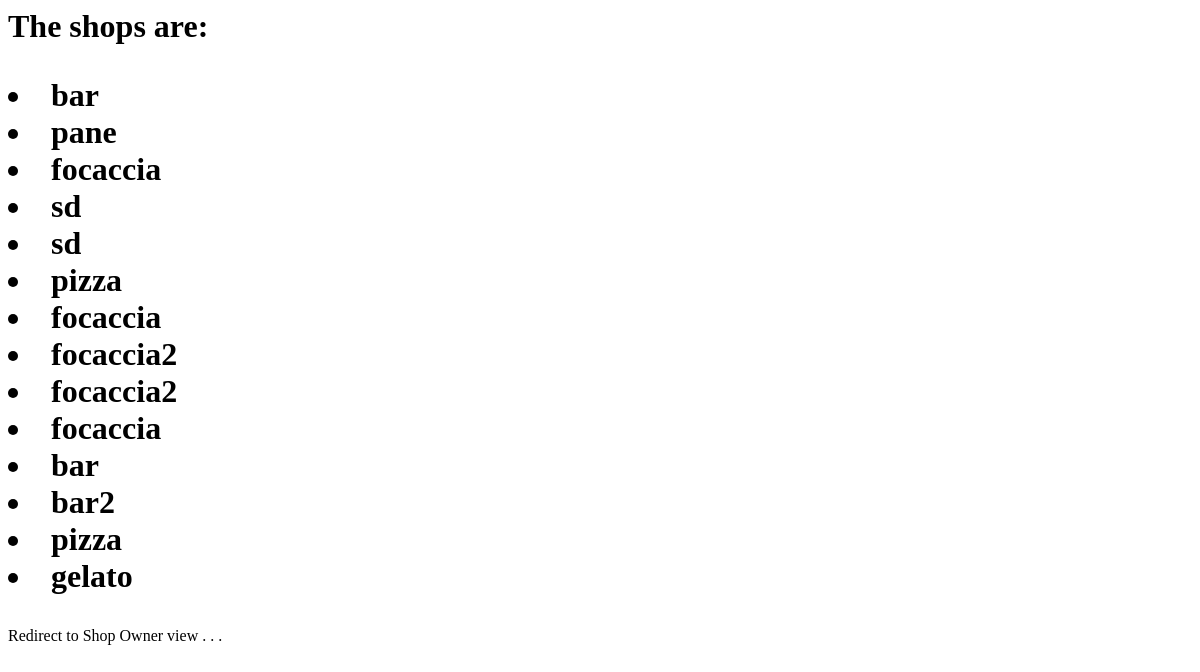
Page /ShopOwner/Shop/Shoplist/ on the earlier database version.
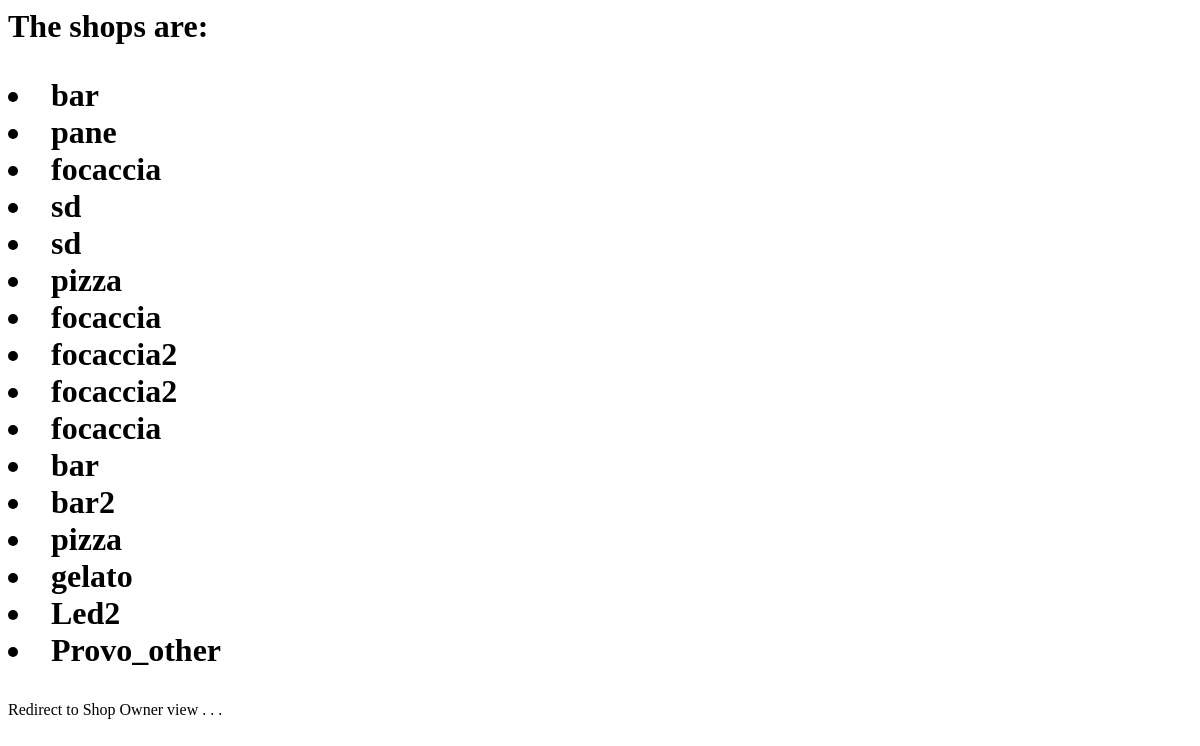
Same page on the later database version.
### IqueueAP/models.py (models this page shows)
class Shop(models.Model):
    name = models.CharField(max_length=100)
    lat = models.FloatField(default=0)                                                                      #latitude
    lon = models.FloatField(default=0)                                                                      #longitude
    max_numb_clients = models.IntegerField()
    queue = models.IntegerField(default=0)
    ids = models.CharField(default='SSSSSSSS',max_length=8, validators=[MinLengthValidator(8)])
    address = models.CharField(max_length=200)
    rating = models.FloatField(default=0)
    numb_of_ratings= models.IntegerField(default=0)
    category = models.CharField(max_length=100, default='Others') #Se non compilato messo in others

### IqueueAP/views.py (the view)
# urls.py: path('ShopOwner/Shop/Shoplist/',SuccessShopRegistration, name='SuccessShopRegistration'),
def SuccessShopRegistration(request):
    shop = Shop.objects.all()
    return render(request, 'ShopList.html', {'shop': shop})

### IqueueAP/templates/ShopList.html (shortened to what this page needs)
<html>
<head>
</head>
<body>
  <h1>
    <p>
    The shops are:
    {% for shop in shop %}
        <li> {{ shop.name }} </li>
    {% endfor %}
    </p>
  </h1>
  <p>Redirect to Shop Owner view . . .</p>
</body>
</html>

Differences in the rows shown:
added Shop: name "Led2"
added Shop: name "Provo_other"
